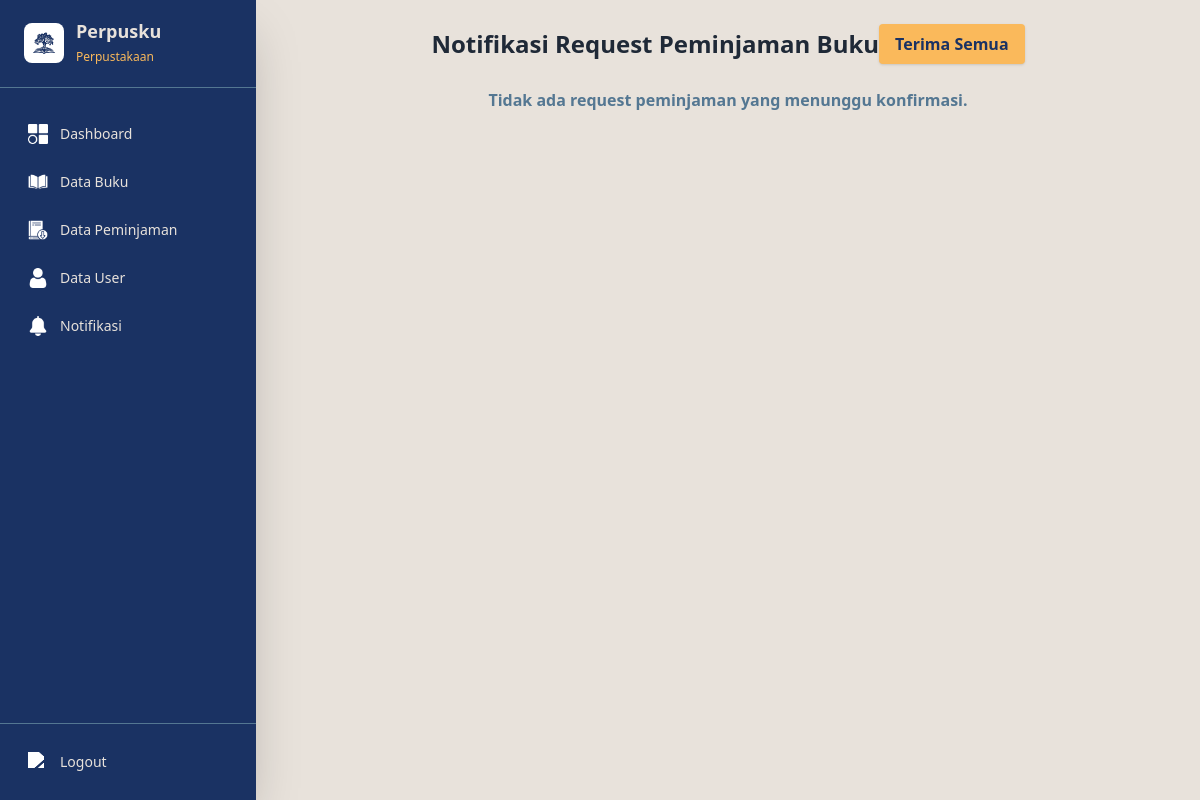
Before: /view/admin/notifikasi.php (signed in) with the older database file.
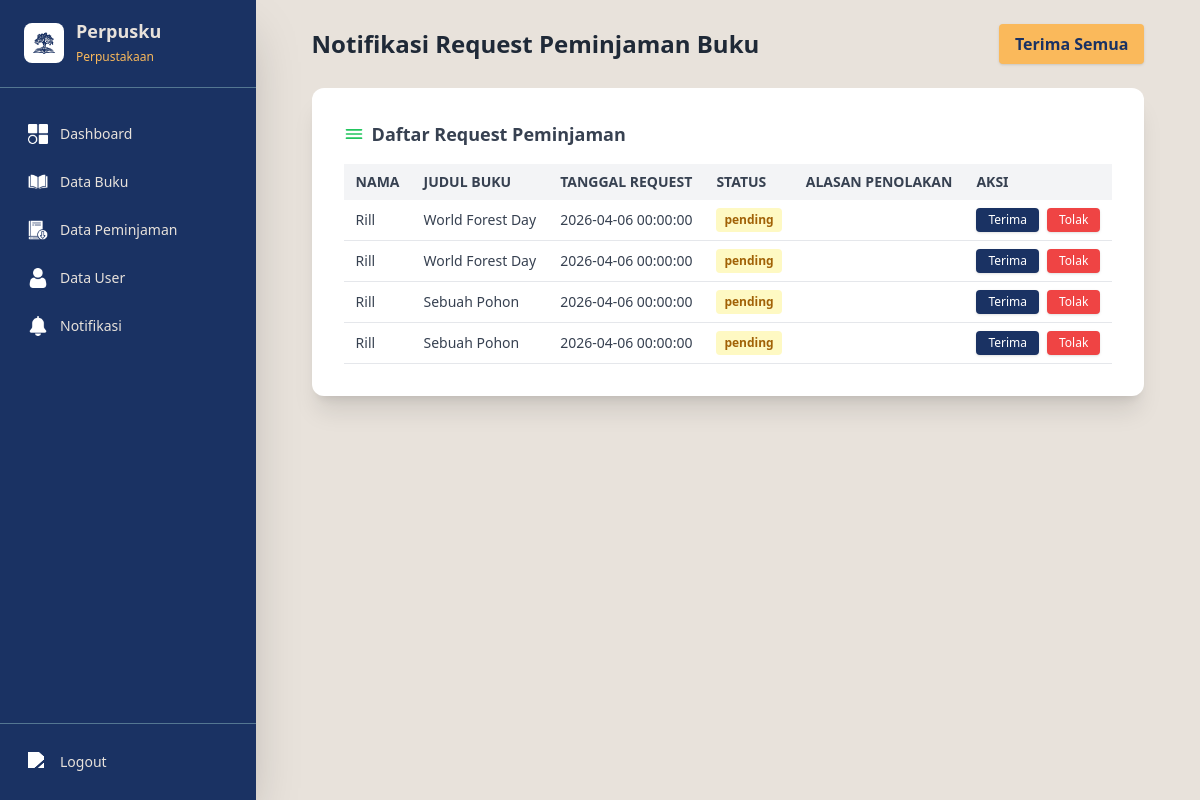
After: the same page with the newer database file.
### tables this page shows
CREATE TABLE `request_peminjaman` (
  `id_request` int(11) NOT NULL,
  `id_user` int(11) DEFAULT NULL,
  `id_buku` int(11) DEFAULT NULL,
  `tanggal_request` datetime DEFAULT current_timestamp(),
  `status` enum('pending','diterima','ditolak') DEFAULT 'pending',
  `alasan_penolakan` text DEFAULT NULL
);

CREATE TABLE `users` (
  `id_user` int(11) NOT NULL,
  `nama` varchar(100) NOT NULL,
  `username` varchar(50) NOT NULL,
  `password` varchar(255) NOT NULL,
  `role` enum('admin','user') NOT NULL,
  `created_at` datetime DEFAULT current_timestamp()
);

CREATE TABLE `buku` (
  `id_buku` int(11) NOT NULL,
  `cover` varchar(255) NOT NULL,
  `judul` varchar(150) NOT NULL,
  `kategori` varchar(255) NOT NULL,
  `penulis` varchar(100) DEFAULT NULL,
  `tahun` year(4) DEFAULT NULL,
  `stok` int(11) NOT NULL,
  `created_at` datetime DEFAULT current_timestamp()
);

### view/admin/notifikasi.php (the view, shortened to what this page needs)
<?php
include '../../model/koneksi.php';
$pending = mysqli_query($koneksi, "SELECT r.id_request, r.id_user, u.nama, r.id_buku, b.judul, r.tanggal_request, r.status, r.alasan_penolakan FROM request_peminjaman r JOIN users u ON r.id_user = u.id_user JOIN buku b ON r.id_buku = b.id_buku WHERE r.status = 'pending' ORDER BY r.tanggal_request ASC");
?>
<!DOCTYPE html>
<html lang="id">
<head>
     <script src="https://cdn.tailwindcss.com"></script>
</head>
<body class="bg-perpusku4 min-h-screen">
    <?php include '../partials/admin_sidebar.php'; ?>
    <div id="mainContent" class="flex-1 flex flex-col min-h-screen md:ml-64 transition-all duration-300 p-4 md:p-6">
        <div class="max-w-4xl mx-auto">
            <div class="flex items-center justify-between mb-6">
                <h2 class="text-2xl font-bold text-gray-800">Notifikasi Request Peminjaman Buku</h2>
                <form method="POST" action="../../controller/aksi_peminjaman.php">
                    <button type="submit" name="aksi" value="approve_all" class="bg-perpusku3 hover:bg-yellow-400 text-perpusku1 font-semibold px-4 py-2 rounded shadow">Terima Semua</button>
                </form>
            </div>
            <?php if (mysqli_num_rows($pending) === 0): ?>
                <div class="text-center text-perpusku2 font-semibold">Tidak ada request peminjaman yang menunggu konfirmasi.</div>
            <?php else: ?>
            <div class="bg-white rounded-xl shadow-xl p-6 md:p-8 mb-8">
                <div class="font-semibold text-lg mb-4 text-gray-700 flex items-center gap-2">
                    <svg xmlns="http://www.w3.org/2000/svg" class="h-5 w-5 text-green-500" fill="none" viewBox="0 0 24 24" stroke="currentColor"><path stroke-linecap="round" stroke-linejoin="round" stroke-width="2" d="M3 7h18M3 12h18M3 17h18" /></svg>
                    Daftar Request Peminjaman
                </div>
                <div class="overflow-x-auto">
                    <table class="min-w-full text-sm text-left text-gray-700">
                        <thead class="bg-gray-100 text-gray-700 uppercase">
                            <tr>
                                <th class="py-2 px-3">Nama</th>
                                <th class="py-2 px-3">Judul Buku</th>
                                <th class="py-2 px-3">Tanggal Request</th>
                                <th class="py-2 px-3">Status</th>
                                <th class="py-2 px-3">Alasan Penolakan</th>
                                <th class="py-2 px-3">Aksi</th>
                            </tr>
                        </thead>
                        <tbody>
                        <?php while ($row = mysqli_fetch_assoc($pending)): ?>
                            <tr class="border-b hover:bg-blue-50">
                                <td class="py-2 px-3"><?= htmlspecialchars($row['nama']) ?></td>
                                <td class="py-2 px-3"><?= htmlspecialchars($row['judul']) ?></td>
                                <td class="py-2 px-3"><?= htmlspecialchars($row['tanggal_request']) ?></td>
                                <td class="py-2 px-3">
                                    <span class="inline-block px-2 py-1 rounded text-xs font-semibold <?= $row['status'] == 'pending' ? 'bg-yellow-100 text-yellow-700' : ($row['status'] == 'approved' ? 'bg-green-100 text-green-700' : 'bg-red-100 text-red-700') ?>">
                                        <?= htmlspecialchars($row['status']) ?>
                                    </span>
                                </td>
                                <td class="py-2 px-3 text-xs text-gray-500"><?= htmlspecialchars($row['alasan_penolakan']) ?></td>
                                <td class="py-2 px-3 flex gap-2">
                                    <form method="POST" action="../../controller/aksi_peminjaman.php" style="display:inline-block;">
                                        <button type="submit" name="aksi" value="approve" class="bg-perpusku1 hover:bg-perpusku2 text-white px-3 py-1 rounded shadow text-xs">Terima</button>
                                    </form>
                                    <form method="POST" action="../../controller/aksi_peminjaman.php" style="display:inline-block;">
                                        <button type="submit" name="aksi" value="reject" class="bg-red-500 hover:bg-red-600 text-white px-3 py-1 rounded shadow text-xs">Tolak</button>
                                    </form>
                                </td>
                            </tr>
                        <?php endwhile; ?>
                        </tbody>
                    </table>
                </div>
            </div>
            <?php endif; ?>
        </div>
    </div>
</body>
</html>

Changed rows visible on the page:
added request_peminjaman: id_user.nama "Rill", id_buku.judul "World Forest Day", tanggal_request "2026-04-06 00:00:00", status "pending"
added request_peminjaman: id_user.nama "Rill", id_buku.judul "World Forest Day", tanggal_request "2026-04-06 00:00:00", status "pending"
added request_peminjaman: id_user.nama "Rill", id_buku.judul "Sebuah Pohon", tanggal_request "2026-04-06 00:00:00", status "pending"
added request_peminjaman: id_user.nama "Rill", id_buku.judul "Sebuah Pohon", tanggal_request "2026-04-06 00:00:00", status "pending"
Other visible differences:
text no longer shown: "Tidak ada request peminjaman yang menunggu konfirmasi."
text now shown: "Daftar Request Peminjaman NAMA JUDUL BUKU TANGGAL REQUEST STATUS ALASAN PENOLAKAN AKSI"
